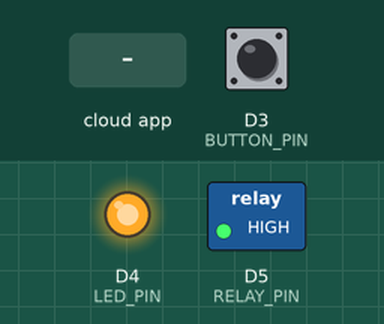
Bench run of a sketch on a simulated ESP8266 (NodeMCU). Parts: switched loads named in the sketch (green lamp = pin HIGH), output pins drawn as LEDs (lit = HIGH). Dashed ring = blinking. The inputs (shaded band) are chosen by the test bench; at power-on: D3 (BUTTON_PIN) HIGH. WiFi joins after 1.5 s; servers stay silent unless stated; not simulated (calls return 0 or success): secrets.h; what the sketch prints to the serial monitor is not drawn.

Above: at 2.7 s.
2.8 s: D3 (BUTTON_PIN) pulled LOW for 3.2 s
At 3.4 s:
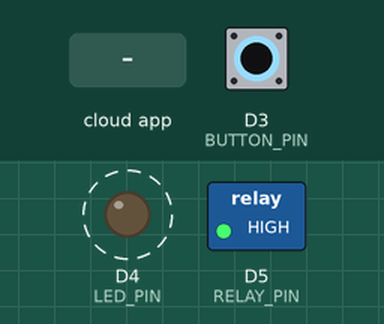
7.5 s: the phone or cloud app sets xxxx to 0
At 8.2 s:
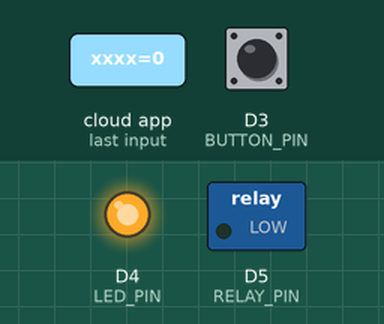
9.0 s: D3 (BUTTON_PIN) pulled LOW for 0.3 s
At 9.4 s:
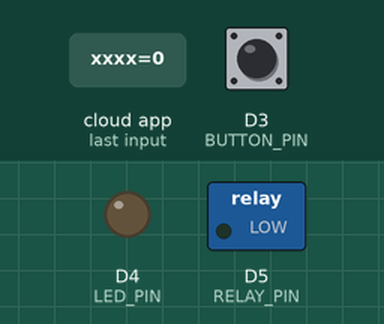
10.8 s: the phone or cloud app sets xxxx to 1
At 11.3 s:
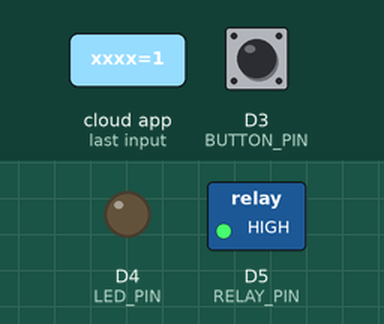
Timing chart, 0 to 13.5 s (numbered marks = the images above; inputs shaded):
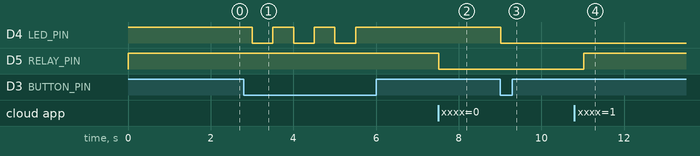

Measured:
- after the input at 2.8 s, D4 (LED_PIN): alternates HIGH for 0.50 s and LOW for 0.50 s, 6 changes in all, then stays HIGH, starting after 0.20 s
- after the input at 7.5 s, D5 (RELAY_PIN): HIGH → LOW at once
- after the input at 9.0 s, D4 (LED_PIN): HIGH → LOW at once
- after the input at 10.8 s, D5 (RELAY_PIN): LOW → HIGH after 0.22 s

The sketch:

switchableManual2Alexa.ino
```cpp
/*

 * Project Title : Switchable-light-system-Between-Alexa-and-three-way-switch
 *  Description: This code allows to switching a lamp on and off in a switchable way using a
    manual three-Way regular switch in addition to a relay module controlled by Alexa
    using SinricPro IoT Cloud Platform. Part of the source example"Switch.ino" by SinricPro
    was modified, the original example can be found at: https://github.com/sinricpro/esp8266-esp32-sdk/tree/master/examples.
 *  Project Author: Norberto Moreno Vélez.
 *  17/03/2021
  */


#ifdef ENABLE_DEBUG
       #define DEBUG_ESP_PORT Serial
       #define NODEBUG_WEBSOCKETS
       #define NDEBUG
#endif

#include <Arduino.h>
#ifdef ESP8266
       #include <ESP8266WiFi.h>
#endif
#ifdef ESP32
       #include <WiFi.h>
#endif

#include "SinricPro.h"
#include "SinricProSwitch.h"
#include <secrets.h>

#define WIFI_SSID         SECRET_SSID
#define WIFI_PASS         SECRET_PASS
#define APP_KEY           "xxxx"      // Should look like "de0bxxxx-1x3x-4x3x-ax2x-5dabxxxxxxxx"
#define APP_SECRET        "xxxx"   // Should look like "5f36xxxx-x3x7-4x3x-xexe-e86724a9xxxx-4c4axxxx-3x3x-x5xe-x9x3-333d65xxxxxx"
#define SWITCH_ID         "xxxx"    // Should look like "5dc1564130xxxxxxxxxxxxxx"
#define BAUD_RATE         115200   // Change baudrate to your need

#define RELAY_PIN         D5                  // Pin where the relay is connected (D5 = GPIO 14 on ESP8266)

#define BUTTON_PIN 0   // GPIO for BUTTON (inverted: LOW = pressed, HIGH = released) D3
#define LED_PIN   2   // GPIO for LED (inverted) D4

bool myPowerState = false;
unsigned long lastBtnPress = 0;

/* bool onPowerState(String deviceId, bool &state)
 *
 * Callback for setPowerState request
 * parameters
 *  String deviceId (r)
 *    contains deviceId (useful if this callback used by multiple devices)
 *  bool &state (r/w)
 *    contains the requested state (true:on / false:off)
 *    must return the new state
 *
 * return
 *  true if request should be marked as handled correctly / false if not
 */
bool onPowerState(const String &deviceId, bool &state) {  // Request function
  Serial.printf("Device %s turned %s (via SinricPro) \r\n", deviceId.c_str(), state?"on":"off");
  myPowerState = state;
  Serial.println(myPowerState);
  digitalWrite(LED_PIN, myPowerState?LOW:HIGH);

  // Logic conditionals
  bool alexaRelayState = digitalRead(RELAY_PIN);
  if (myPowerState != alexaRelayState) { // If the requested state and the current state of the RELAY_PIN are different
    Serial.print("Whe are here, when the request and the relay state are: ");
    if (myPowerState) {                 // If the requested state is true
      digitalWrite(RELAY_PIN, HIGH);    // The HIGH value deactivate the relay (If using a active HIGH relay change for digitalWrite(RELAY_PIN, LOW);  this logic solves the following situation: || Alexa request=1 | manual switch=1 | RELAY_PIN=1 | light relay=0 ||
      Serial.println("requested value is true | the relay state value was false!");
    }
    else if (!myPowerState) {           // // If the requested state is false
      digitalWrite(RELAY_PIN, LOW);    // The LOW value activate the relay (If using a active HIGH relay change for digitalWrite(RELAY_PIN, HIGH);  this logic solves the following situation: || Alexa request=0 | manual switch=1 | RELAY_PIN=0 | light relay=1 ||
      Serial.println("requested value is false | the relay state value was true!");
    }
  }

  else if (myPowerState == alexaRelayState) { // When the requested state and the current state of the RELAY_PIN are equals
    if (!myPowerState) {     // If the request is false then this statement become true( For active high relay mode is used change to true)
      Serial.print("The request was: ");
      Serial.println(myPowerState);
      bool poww = !myPowerState;
      Serial.print("The NOT logical convert resoults in: ");
      Serial.println(poww);
      digitalWrite(RELAY_PIN, HIGH);
    } else {
      Serial.print("The request was: ");
      Serial.println(myPowerState);
      bool poww = !myPowerState;
      Serial.print("The NOT logical convert resoults in: ");
      Serial.println(poww);
      digitalWrite(RELAY_PIN, LOW);
      }
  }
  return true; // request handled properly
}

void handleButtonPress() {
  unsigned long actualMillis = millis(); // get actual millis() and keep it in variable actualMillis
  if (digitalRead(BUTTON_PIN)== LOW && actualMillis - lastBtnPress > 1000)  { // is button pressed (inverted logic! button pressed = LOW) and debounced?
    if (myPowerState) {     // flip myPowerState: if it was true, set it to false, vice versa
      myPowerState = false;
      bool switchRead = digitalRead(BUTTON_PIN);

    } else {
      myPowerState = true;
      bool switchRead = digitalRead(BUTTON_PIN);
      Serial.print("The switch state is: ");
      Serial.println(switchRead);
    }
    digitalWrite(LED_PIN, myPowerState?LOW:HIGH); // if myPowerState indicates device turned on: turn on led (builtin led uses inverted logic: LOW = LED ON / HIGH = LED OFF)

    // get Switch device back
    SinricProSwitch& mySwitch = SinricPro[SWITCH_ID];
    // send powerstate event
    mySwitch.sendPowerStateEvent(myPowerState); // send the new powerState to SinricPro server
    Serial.printf("Device %s turned %s (manually via flashbutton)\r\n", mySwitch.getDeviceId().toString().c_str(), myPowerState?"on":"off");

    //lastBtnPress = actualMillis;  // update last button press variable
  }
  delay(500);
}

// setup function for WiFi connection
void setupWiFi() {
  Serial.printf("\r\n[Wifi]: Connecting");
  WiFi.begin(WIFI_SSID, WIFI_PASS);

  while (WiFi.status() != WL_CONNECTED) {
    Serial.printf(".");
    delay(250);
  }
  Serial.printf("connected!\r\n[WiFi]: IP-Address is %s\r\n", WiFi.localIP().toString().c_str());
}

// setup function for SinricPro
void setupSinricPro() {
  // add device to SinricPro
  SinricProSwitch& mySwitch = SinricPro[SWITCH_ID];

  // set callback function to device
  mySwitch.onPowerState(onPowerState);

  // setup SinricPro
  SinricPro.onConnected([](){ Serial.printf("Connected to SinricPro\r\n"); });
  SinricPro.onDisconnected([](){ Serial.printf("Disconnected from SinricPro\r\n"); });
  SinricPro.begin(APP_KEY, APP_SECRET);
}

// main setup function
void setup() {
  pinMode(BUTTON_PIN, INPUT_PULLUP); // GPIO 0 as input, pulled high
  pinMode(LED_PIN, OUTPUT); // define LED GPIO as output
  digitalWrite(LED_PIN, HIGH); // turn off LED on bootup
  pinMode(RELAY_PIN, OUTPUT);                 // set relay-pin to output mode
  digitalWrite(RELAY_PIN, HIGH);

  Serial.begin(BAUD_RATE); Serial.printf("\r\n\r\n");
  setupWiFi();
  setupSinricPro();
}

void loop() {
  handleButtonPress();
  SinricPro.handle();
}
```
